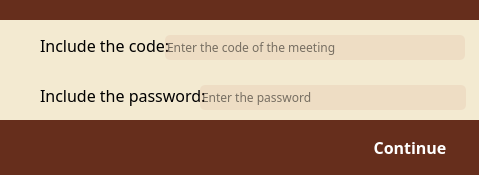
<?xml version="1.0" encoding="UTF-8"?>
<ui version="4.0">
 <class>Window</class>
 <widget class="QDialog" name="Window">
  <property name="geometry">
   <rect>
    <x>0</x>
    <y>0</y>
    <width>479</width>
    <height>175</height>
   </rect>
  </property>
  <property name="windowTitle">
   <string>AllowCamera</string>
  </property>
  <property name="styleSheet">
   <string notr="true">background-color: rgb(102, 46, 28); font-family: 'Montserrat', sans-serif</string>
  </property>
  <widget class="QLabel" name="advertismentLabel">
   <property name="geometry">
    <rect>
     <x>0</x>
     <y>20</y>
     <width>480</width>
     <height>50</height>
    </rect>
   </property>
   <property name="font">
    <font>
     <family>Montserrat,sans-serif</family>
     <pointsize>-1</pointsize>
    </font>
   </property>
   <property name="cursor">
    <cursorShape>ArrowCursor</cursorShape>
   </property>
   <property name="mouseTracking">
    <bool>false</bool>
   </property>
   <property name="styleSheet">
    <string notr="true">background-color:rgb(243,234,209); font-size:16px;</string>
   </property>
   <property name="text">
    <string>Include the code:</string>
   </property>
   <property name="textFormat">
    <enum>Qt::AutoText</enum>
   </property>
   <property name="alignment">
    <set>Qt::AlignLeading|Qt::AlignLeft|Qt::AlignVCenter</set>
   </property>
   <property name="wordWrap">
    <bool>false</bool>
   </property>
   <property name="indent">
    <number>40</number>
   </property>
  </widget>
  <widget class="QLabel" name="continueBtn">
   <property name="geometry">
    <rect>
     <x>340</x>
     <y>120</y>
     <width>140</width>
     <height>55</height>
    </rect>
   </property>
   <property name="font">
    <font>
     <family>Montserrat,sans-serif</family>
     <pointsize>-1</pointsize>
     <weight>87</weight>
     <bold>true</bold>
    </font>
   </property>
   <property name="cursor">
    <cursorShape>PointingHandCursor</cursorShape>
   </property>
   <property name="styleSheet">
    <string notr="true">#continueBtn{
color: rgb(255, 255, 255); 
font-size:16px; 
font-weight:700;
}
#continueBtn::hover{
background-color:#451f13;
}</string>
   </property>
   <property name="text">
    <string>Continue</string>
   </property>
   <property name="alignment">
    <set>Qt::AlignCenter</set>
   </property>
  </widget>
  <widget class="QLineEdit" name="codeInput">
   <property name="geometry">
    <rect>
     <x>165</x>
     <y>35</y>
     <width>300</width>
     <height>25</height>
    </rect>
   </property>
   <property name="font">
    <font>
     <family>Montserrat,sans-serif</family>
    </font>
   </property>
   <property name="styleSheet">
    <string notr="true">background-color: rgb(175, 68, 37, 20);
border-radius:5px;</string>
   </property>
   <property name="text">
    <string/>
   </property>
   <property name="placeholderText">
    <string>Enter the code of the meeting</string>
   </property>
  </widget>
  <widget class="QLabel" name="advertismentLabel_2">
   <property name="geometry">
    <rect>
     <x>0</x>
     <y>70</y>
     <width>480</width>
     <height>50</height>
    </rect>
   </property>
   <property name="font">
    <font>
     <family>Montserrat,sans-serif</family>
     <pointsize>-1</pointsize>
    </font>
   </property>
   <property name="cursor">
    <cursorShape>ArrowCursor</cursorShape>
   </property>
   <property name="mouseTracking">
    <bool>false</bool>
   </property>
   <property name="styleSheet">
    <string notr="true">background-color:rgb(243,234,209); font-size:16px;</string>
   </property>
   <property name="text">
    <string>Include the password:</string>
   </property>
   <property name="textFormat">
    <enum>Qt::AutoText</enum>
   </property>
   <property name="alignment">
    <set>Qt::AlignLeading|Qt::AlignLeft|Qt::AlignVCenter</set>
   </property>
   <property name="wordWrap">
    <bool>false</bool>
   </property>
   <property name="indent">
    <number>40</number>
   </property>
  </widget>
  <widget class="QLineEdit" name="passwordInput">
   <property name="geometry">
    <rect>
     <x>200</x>
     <y>85</y>
     <width>266</width>
     <height>25</height>
    </rect>
   </property>
   <property name="font">
    <font>
     <family>Montserrat,sans-serif</family>
    </font>
   </property>
   <property name="styleSheet">
    <string notr="true">background-color: rgb(175, 68, 37, 20);
border-radius:5px;</string>
   </property>
   <property name="text">
    <string/>
   </property>
   <property name="placeholderText">
    <string>Enter the password</string>
   </property>
  </widget>
 </widget>
 <resources/>
 <connections/>
</ui>
